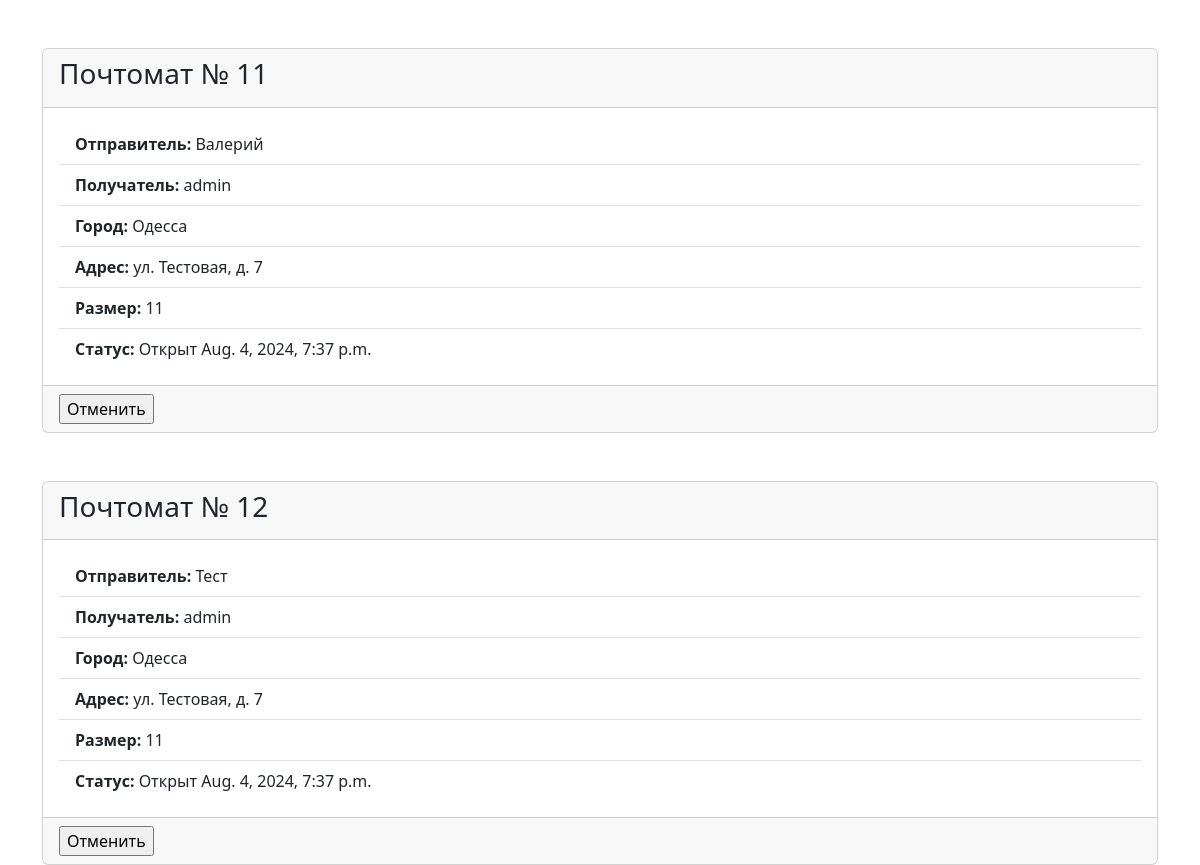
/parcels/ (signed in), run on an earlier commit of the app's database.
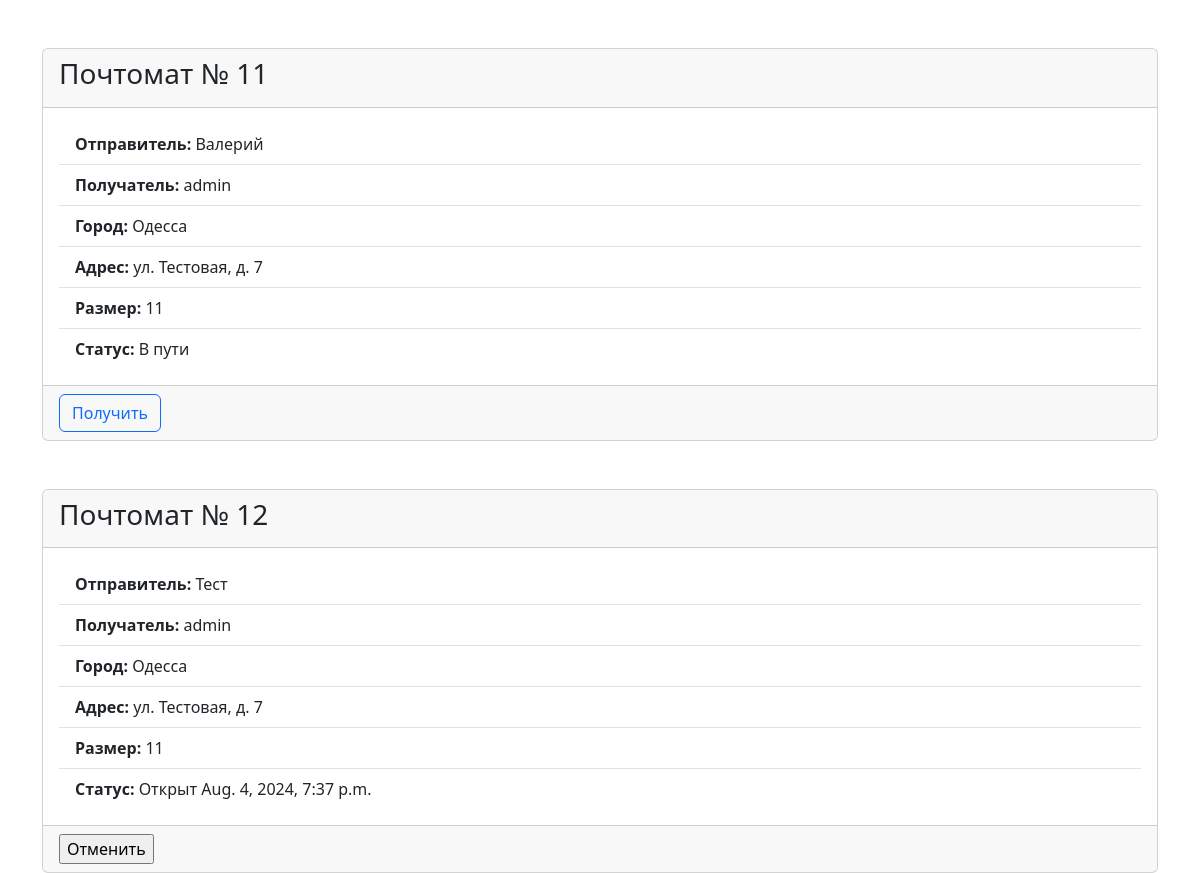
And on a later commit of the database.
### parcel/models.py (models this page shows, shortened)
class Parcel(models.Model):
    recipient = models.ForeignKey(User, on_delete=models.CASCADE)
    sender = models.CharField(max_length=100)
    size = models.IntegerField()
    post_machine_recipient = models.ForeignKey(PostMachine, on_delete=models.CASCADE)
    locker = models.ForeignKey(Locker, null=True, blank=True, default=None, on_delete=models.DO_NOTHING)
    order_datetime = models.DateTimeField('order datetime', blank=True, null=True)
    open_datetime = models.DateTimeField('open datetime', blank=True, null=True)
    update_datetime = models.DateTimeField('update datetime', default=datetime.now)
    status = models.BooleanField(default=False)

### post_machine/models.py (models this page shows, shortened)
class PostMachine(models.Model):
    address = models.CharField(max_length=100)
    city = models.CharField(max_length=100)

### parcel/views.py (the view)
# urls.py: path('', parcel.views.parcels_page, name='parcels_page'),
def parcels_page(request):
    parcels = models.Parcel.objects.filter(recipient=request.user)
    return render(request, 'parcels/parcels_page.html', {'parcels': parcels})

### templates/parcels/parcels_page.html (shortened to what this page needs)
{% extends 'base.html' %}
{% block content %}
    {% for parcel in parcels %}
        <div class="container mt-5">
            <div class="card">
                <div class="card-header">
                    <h3>Почтомат № {{ parcel.pk }}</h3>
                </div>
                <div class="card-body">
                    <ul class="list-group list-group-flush">
                        <li class="list-group-item"><b>Отправитель:</b> {{ parcel.sender }}</li>
                        <li class="list-group-item"><b>Получатель:</b> {{ parcel.recipient }}</li>
                        <li class="list-group-item"><b>Город:</b> {{ parcel.post_machine_recipient.city }}</li>
                        <li class="list-group-item"><b>Адрес:</b> {{ parcel.post_machine_recipient.address }}</li>
                        <li class="list-group-item"><b>Размер:</b> {{ parcel.size }}</li>
                        <li class="list-group-item"><b>Статус:</b> {% if parcel.status == False %} В пути {% else %} Открыт
                            {{ parcel.open_datetime }} {% endif %}</li>
                    </ul>
                </div>
                <div class="card-footer">
                    <form method="post" action="/parcels/{{ parcel.pk }}/">
                        {% if parcel.status %}
                            <input type="submit" value="Отменить">
                        {% else %}
                            <input type="submit" class="btn btn-outline-primary text-center" value="Получить">
                        {% endif %}
                    </form>
                </div>
            </div>
        </div>
    {% endfor %}
{% endblock %}

What changed in the data, as far as the page shows it:
changed Parcel "Валерий": open_datetime "Aug. 4, 2024, 7:37 p.m." → (not shown); value "Отменить" → "Получить"; status "Открыт" → "В пути"
